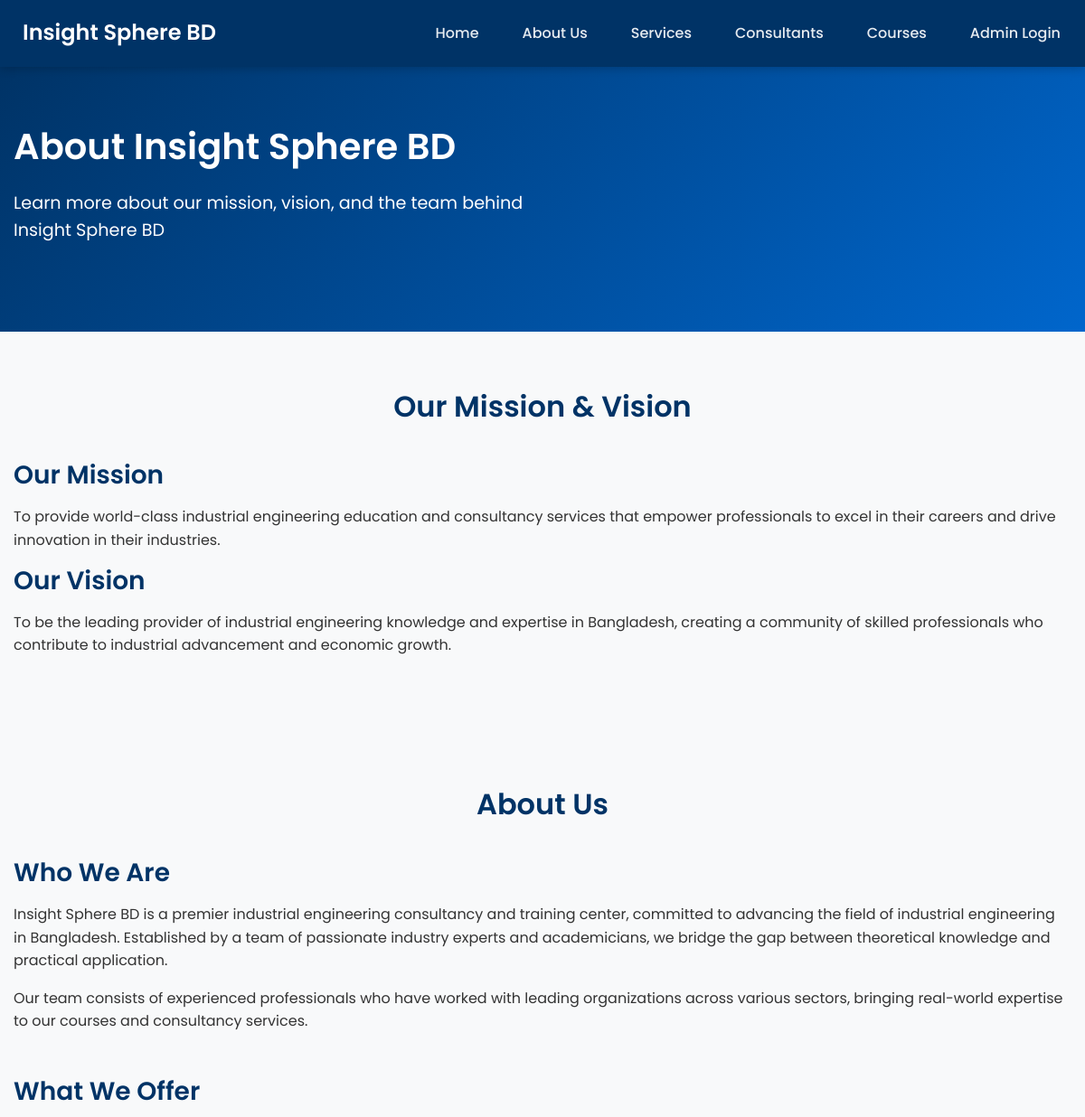
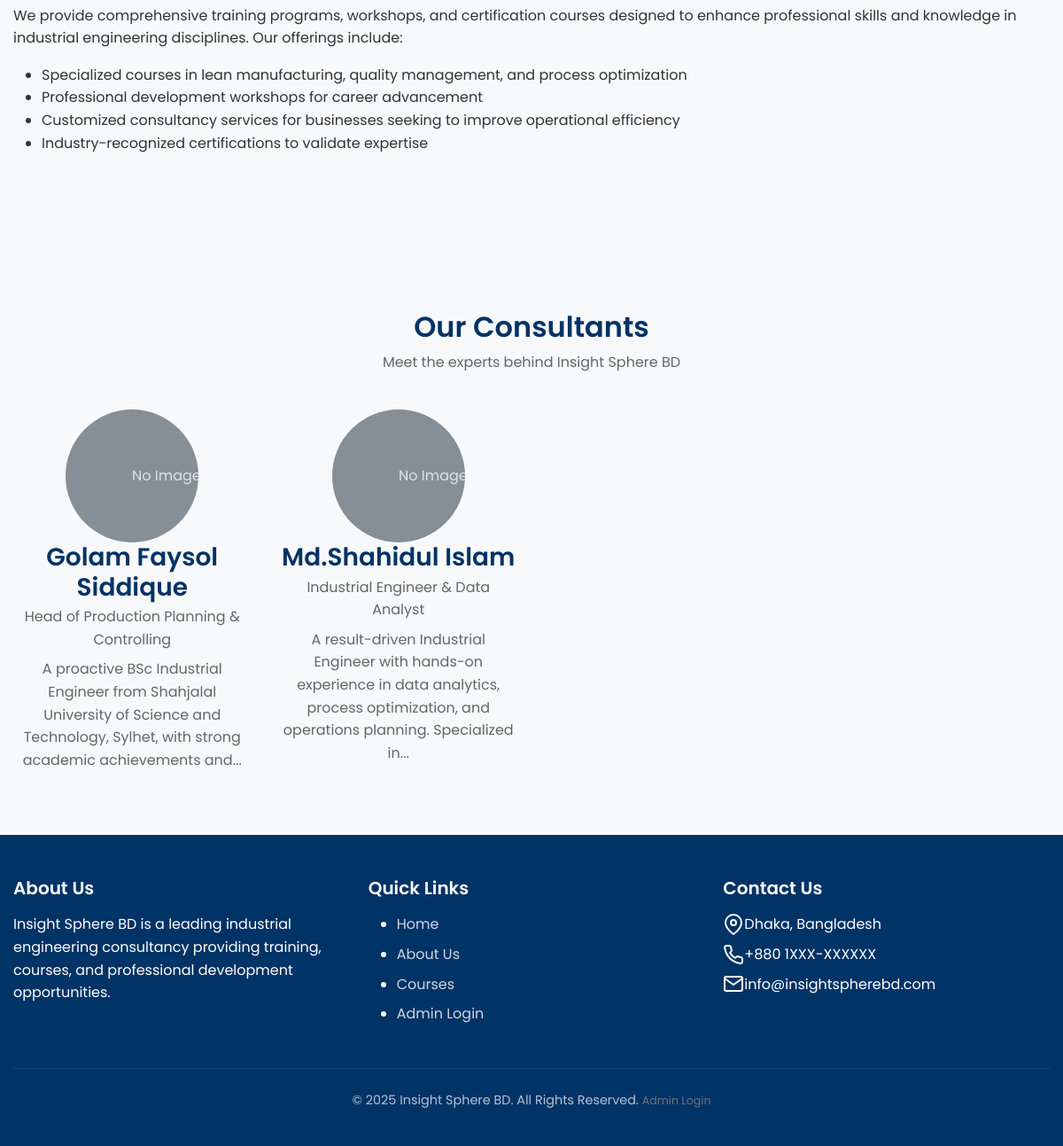
/about, run on the app's committed database (2 pictures, top to bottom).
### models.py (models this page shows, shortened)
class User(UserMixin, db.Model):
    id = db.Column(db.Integer, primary_key=True)
    username = db.Column(db.String(64), unique=True, nullable=False)
    email = db.Column(db.String(120), unique=True, nullable=False)
    password_hash = db.Column(db.String(256))
    full_name = db.Column(db.String(100))
    phone = db.Column(db.String(20))
    role = db.Column(db.String(20), default='user')  # user, admin, super_admin, consultant
    created_at = db.Column(db.DateTime, default=datetime.utcnow)
    courses = db.relationship('Course', secondary=registrations,
                             backref=db.backref('participants', lazy='dynamic'))
    payments = db.relationship('Payment', backref='user', lazy=True)
    certificates = db.relationship('Certificate', backref='user', lazy=True)
    is_consultant = db.Column(db.Boolean, default=False)
    bio = db.Column(db.Text)
    position = db.Column(db.String(100))
    photo_url = db.Column(db.String(255))
    photo_filename = db.Column(db.String(255), nullable=True)
    cv_filename = db.Column(db.String(255), nullable=True)

### routes/public.py (the view)
@public_bp.route('/about')
def about():
    mission_vision = SiteContent.query.filter_by(section='mission_vision', is_published=True).first()
    about_content = SiteContent.query.filter_by(section='about', is_published=True).order_by(SiteContent.order).all()
    consultants = User.query.filter_by(is_consultant=True).all()
    return render_template('about.html',
                         title='About Us',
                         mission_vision=mission_vision,
                         about_content=about_content,
                         consultants=consultants)

### app.py (called while the page is built)
@app.context_processor
def inject_config():
    from datetime import datetime
    return {'config': app.config, 'now': datetime.utcnow()}

### templates/about.html (shortened to what this page needs)
{% extends "layout.html" %}
{% block content %}
<section class="hero">
    <div class="container">
        <h2>About Insight Sphere BD</h2>
        <p>Learn more about our mission, vision, and the team behind Insight Sphere BD</p>
    </div>
</section>
<section class="section">
    <div class="container">
        <div class="section-title">
            <h2>Our Mission & Vision</h2>
        </div>
        <div class="row">
            <div class="col-md-12">
                {% if mission_vision %}
                    <div class="about-content">
                        <h3>{{ mission_vision.title }}</h3>
                        <div>{{ mission_vision.content|safe }}</div>
                    </div>
                {% else %}
                    <div class="about-content">
                        <h3>Our Mission</h3>
                        <p>To provide world-class industrial engineering education and consultancy services that empower professionals to excel in their careers and drive innovation in their industries.</p>
                        <h3>Our Vision</h3>
                        <p>To be the leading provider of industrial engineering knowledge and expertise in Bangladesh, creating a community of skilled professionals who contribute to industrial advancement and economic growth.</p>
                    </div>
                {% endif %}
            </div>
        </div>
    </div>
</section>
<section class="section bg-light">
    <div class="container">
        <div class="section-title">
            <h2>About Us</h2>
        </div>
        <div class="row">
            <div class="col-md-12">
                {% if about_content %}
                    {% for item in about_content %}
                        <div class="about-section mb-5">
                            {% if item.title %}
                                <h3>{{ item.title }}</h3>
                            {% endif %}
                            <div>{{ item.content|safe }}</div>
                            {% if item.media_url %}
                                <img src="{{ item.media_url }}" alt="{{ item.title }}" class="img-fluid mt-3">
                            {% endif %}
                        </div>
                    {% endfor %}
                {% else %}
                    <div class="about-section mb-5">
                        <h3>Who We Are</h3>
                        <p>Insight Sphere BD is a premier industrial engineering consultancy and training center, committed to advancing the field of industrial engineering in Bangladesh. Established by a team of passionate industry experts and academicians, we bridge the gap between theoretical knowledge and practical application.</p>
                        <p>Our team consists of experienced professionals who have worked with leading organizations across various sectors, bringing real-world expertise to our courses and consultancy services.</p>
                    </div>
                    <div class="about-section mb-5">
                        <h3>What We Offer</h3>
                        <p>We provide comprehensive training programs, workshops, and certification courses designed to enhance professional skills and knowledge in industrial engineering disciplines. Our offerings include:</p>
                        <ul>
                            <li>Specialized courses in lean manufacturing, quality management, and process optimization</li>
                            <li>Professional development workshops for career advancement</li>
                            <li>Customized consultancy services for businesses seeking to improve operational efficiency</li>
                            <li>Industry-recognized certifications to validate expertise</li>
                        </ul>
                    </div>
                {% endif %}
            </div>
        </div>
    </div>
</section>
<section class="section">
    <div class="container">
        <div class="section-title">
            <h2>Our Consultants</h2>
            <p>Meet the experts behind Insight Sphere BD</p>
        </div>
        <div class="team-grid">
            {% if consultants %}
                {% for consultant in consultants %}
                    <div class="team-member">
                        {% if consultant.photo_url %}
                            <img src="{{ consultant.photo_url }}" alt="{{ consultant.full_name }}">
                        {% else %}
                            <svg class="bd-placeholder-img rounded-circle" width="150" height="150" xmlns="http://www.w3.org/2000/svg" role="img" aria-label="Placeholder: Consultant" preserveAspectRatio="xMidYMid slice" focusable="false">
                                <text x="50%" y="50%" fill="#dee2e6" dy=".3em">No Image</text>
                            </svg>
                        {% endif %}
                        <h3>{{ consultant.full_name }}</h3>
                        <p class="position">{{ consultant.position }}</p>
                        <div class="bio">{{ consultant.bio|truncate(150)|safe }}</div>
                    </div>
                {% endfor %}
            {% else %}
                <div class="col-12 text-center">
                    <p>Our consultant profiles are being updated. Please check back soon.</p>
                </div>
            {% endif %}
        </div>
    </div>
</section>
{% endblock %}

### static/css/main.css (style rules this page uses)
:root { --primary-color: #0066cc; --secondary-color: #003366; --accent-color: #ff9900; --text-color: #333333; --light-color: #f8f9fa; --light-gray: #f0f0f0; --medium-gray: #dddddd; --dark-gray: #666666; --font-family: 'Poppins', 'Roboto', sans-serif; }
body { font-family: var(--font-family); color: var(--text-color); line-height: 1.6; margin: 0; padding: 0; background-color: var(--light-color); }
h1, h2, h3, h4, h5, h6 { font-weight: 600; margin-top: 0; margin-bottom: 1rem; color: var(--secondary-color); }
.container { max-width: 1200px; margin: 0 auto; padding: 0 15px; }
.hero { background-color: var(--secondary-color); background-image: linear-gradient(135deg, var(--secondary-color) 0%, var(--primary-color) 100%); color: white; padding: 4rem 0; }
.hero h2 { font-size: 2.5rem; color: white; margin-bottom: 1.5rem; }
.hero p { font-size: 1.2rem; margin-bottom: 2rem; max-width: 600px; }
.section { padding: 4rem 0; }
.section-title { text-align: center; margin-bottom: 2.5rem; }
.section-title h2 { font-size: 2rem; margin-bottom: 0.5rem; }
.section-title p { color: var(--dark-gray); max-width: 600px; margin: 0 auto; }
.team-grid { display: grid; grid-template-columns: repeat(auto-fill, minmax(250px, 1fr)); gap: 2rem; }
.team-member { text-align: center; }
.team-member h3 { margin-bottom: 0.25rem; }
.team-member p { margin-bottom: 0.5rem; color: var(--dark-gray); }

### data on the page
User: shows "No Image", full_name "Golam Faysol Siddique", position "Head of Production Planning & Controlling", bio "A proactive BSc Industrial Engineer from Shahjalal University of Science and Technology, Sylhet, with strong academic achievements and..."
User: shows "No Image", full_name "Md.Shahidul Islam", position "Industrial Engineer & Data Analyst", bio "A result-driven Industrial Engineer with hands-on experience in data analytics, process optimization, and operations planning. Specialized in..."
